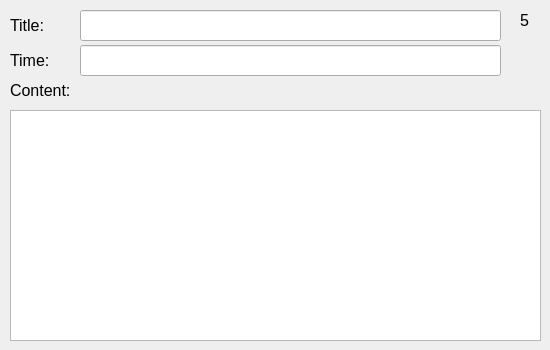
      <widget class="QWidget" name="Page5">
       <widget class="QLabel" name="label_13">
        <property name="geometry">
         <rect>
          <x>10</x>
          <y>15</y>
          <width>61</width>
          <height>21</height>
         </rect>
        </property>
        <property name="font">
         <font>
          <pointsize>12</pointsize>
         </font>
        </property>
        <property name="text">
         <string>Title:</string>
        </property>
       </widget>
       <widget class="QLabel" name="label_14">
        <property name="geometry">
         <rect>
          <x>10</x>
          <y>50</y>
          <width>71</width>
          <height>21</height>
         </rect>
        </property>
        <property name="font">
         <font>
          <pointsize>12</pointsize>
         </font>
        </property>
        <property name="text">
         <string>Time:</string>
        </property>
       </widget>
       <widget class="QLineEdit" name="title_5">
        <property name="geometry">
         <rect>
          <x>80</x>
          <y>10</y>
          <width>421</width>
          <height>31</height>
         </rect>
        </property>
        <property name="readOnly">
         <bool>true</bool>
        </property>
       </widget>
       <widget class="QLineEdit" name="time_5">
        <property name="geometry">
         <rect>
          <x>80</x>
          <y>45</y>
          <width>421</width>
          <height>31</height>
         </rect>
        </property>
        <property name="readOnly">
         <bool>true</bool>
        </property>
       </widget>
       <widget class="QLabel" name="label_15">
        <property name="geometry">
         <rect>
          <x>10</x>
          <y>80</y>
          <width>91</width>
          <height>21</height>
         </rect>
        </property>
        <property name="font">
         <font>
          <pointsize>12</pointsize>
         </font>
        </property>
        <property name="text">
         <string>Content:</string>
        </property>
       </widget>
       <widget class="QLabel" name="label_35">
        <property name="geometry">
         <rect>
          <x>520</x>
          <y>10</y>
          <width>21</width>
          <height>21</height>
         </rect>
        </property>
        <property name="font">
         <font>
          <pointsize>12</pointsize>
         </font>
        </property>
        <property name="layoutDirection">
         <enum>Qt::LeftToRight</enum>
        </property>
        <property name="frameShape">
         <enum>QFrame::NoFrame</enum>
        </property>
        <property name="text">
         <string>5</string>
        </property>
       </widget>
       <widget class="QPlainTextEdit" name="plainTextEdit_5">
        <property name="geometry">
         <rect>
          <x>10</x>
          <y>110</y>
          <width>531</width>
          <height>231</height>
         </rect>
        </property>
        <property name="readOnly">
         <bool>true</bool>
        </property>
       </widget>
      </widget>
